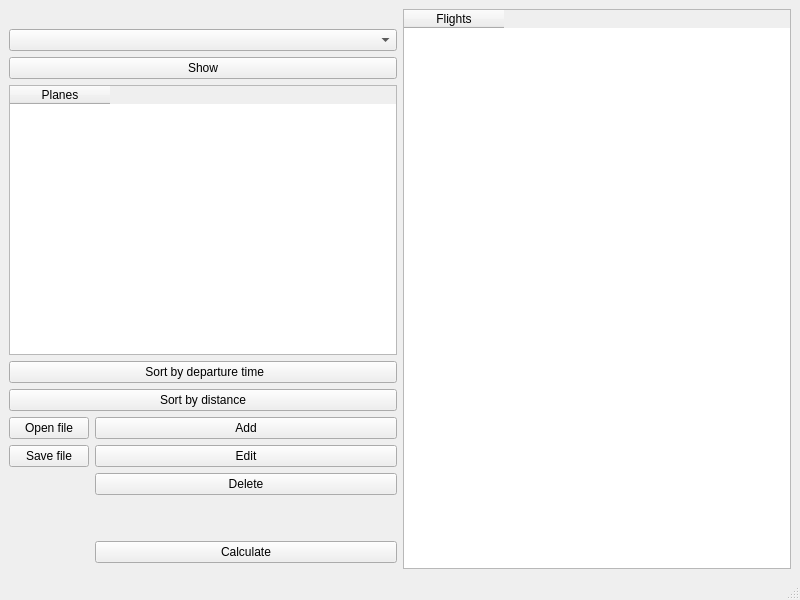
<?xml version="1.0" encoding="UTF-8"?>
<ui version="4.0">
 <class>MainWindow</class>
 <widget class="QMainWindow" name="MainWindow">
  <property name="geometry">
   <rect>
    <x>0</x>
    <y>0</y>
    <width>800</width>
    <height>600</height>
   </rect>
  </property>
  <property name="windowTitle">
   <string>MainWindow</string>
  </property>
  <widget class="QWidget" name="centralwidget">
   <layout class="QGridLayout" name="gridLayout">
    <item row="0" column="3" rowspan="4">
     <widget class="QTableWidget" name="flightsTable">
      <property name="editTriggers">
       <set>QAbstractItemView::NoEditTriggers</set>
      </property>
      <property name="selectionMode">
       <enum>QAbstractItemView::SingleSelection</enum>
      </property>
      <property name="selectionBehavior">
       <enum>QAbstractItemView::SelectRows</enum>
      </property>
      <column>
       <property name="text">
        <string>Flights</string>
       </property>
      </column>
     </widget>
    </item>
    <item row="1" column="2" rowspan="2">
     <layout class="QFormLayout" name="formLayout_5">
      <item row="0" column="0">
       <layout class="QVBoxLayout" name="verticalLayout_3">
        <item>
         <widget class="QPushButton" name="openFileButton">
          <property name="text">
           <string>Open file</string>
          </property>
         </widget>
        </item>
        <item>
         <widget class="QPushButton" name="saveFileButton">
          <property name="text">
           <string>Save file</string>
          </property>
         </widget>
        </item>
       </layout>
      </item>
      <item row="1" column="0">
       <spacer name="verticalSpacer">
        <property name="orientation">
         <enum>Qt::Vertical</enum>
        </property>
        <property name="sizeHint" stdset="0">
         <size>
          <width>20</width>
          <height>40</height>
         </size>
        </property>
       </spacer>
      </item>
      <item row="1" column="1">
       <layout class="QVBoxLayout" name="verticalLayout_2">
        <item>
         <widget class="QLabel" name="label">
          <property name="text">
           <string/>
          </property>
          <property name="alignment">
           <set>Qt::AlignCenter</set>
          </property>
         </widget>
        </item>
        <item>
         <spacer name="horizontalSpacer">
          <property name="orientation">
           <enum>Qt::Horizontal</enum>
          </property>
          <property name="sizeHint" stdset="0">
           <size>
            <width>40</width>
            <height>20</height>
           </size>
          </property>
         </spacer>
        </item>
        <item>
         <widget class="QPushButton" name="calcButton">
          <property name="text">
           <string>Calculate</string>
          </property>
         </widget>
        </item>
       </layout>
      </item>
      <item row="0" column="1">
       <layout class="QVBoxLayout" name="verticalLayout_4">
        <item>
         <widget class="QPushButton" name="addButton">
          <property name="text">
           <string>Add</string>
          </property>
         </widget>
        </item>
        <item>
         <widget class="QPushButton" name="editButton">
          <property name="text">
           <string>Edit</string>
          </property>
         </widget>
        </item>
        <item>
         <widget class="QPushButton" name="deleteButton">
          <property name="text">
           <string>Delete</string>
          </property>
         </widget>
        </item>
       </layout>
      </item>
     </layout>
    </item>
    <item row="0" column="2">
     <layout class="QVBoxLayout" name="verticalLayout_6">
      <item>
       <layout class="QVBoxLayout" name="verticalLayout_8">
        <item>
         <spacer name="horizontalSpacer_2">
          <property name="orientation">
           <enum>Qt::Horizontal</enum>
          </property>
          <property name="sizeHint" stdset="0">
           <size>
            <width>40</width>
            <height>20</height>
           </size>
          </property>
         </spacer>
        </item>
        <item>
         <widget class="QComboBox" name="comboBox"/>
        </item>
        <item>
         <widget class="QPushButton" name="showButton">
          <property name="text">
           <string>Show</string>
          </property>
         </widget>
        </item>
        <item>
         <widget class="QTableWidget" name="planesTable">
          <column>
           <property name="text">
            <string>Planes</string>
           </property>
          </column>
         </widget>
        </item>
        <item>
         <widget class="QPushButton" name="sortDepartureButton">
          <property name="text">
           <string> Sort by departure time</string>
          </property>
         </widget>
        </item>
       </layout>
      </item>
      <item>
       <widget class="QPushButton" name="sortDistanceButton">
        <property name="text">
         <string>Sort by distance</string>
        </property>
       </widget>
      </item>
     </layout>
    </item>
   </layout>
  </widget>
  <widget class="QMenuBar" name="menubar">
   <property name="geometry">
    <rect>
     <x>0</x>
     <y>0</y>
     <width>800</width>
     <height>26</height>
    </rect>
   </property>
  </widget>
  <widget class="QStatusBar" name="statusbar"/>
 </widget>
 <resources/>
 <connections/>
</ui>
